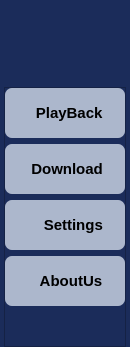
        <widget class="QFrame" name="toggle_frame">
         <property name="minimumSize">
          <size>
           <width>130</width>
           <height>0</height>
          </size>
         </property>
         <property name="maximumSize">
          <size>
           <width>130</width>
           <height>16777215</height>
          </size>
         </property>
         <property name="styleSheet">
          <string notr="true">QFrame{
	background: #1b2c5a;

}

</string>
         </property>
         <property name="frameShape">
          <enum>QFrame::NoFrame</enum>
         </property>
         <property name="frameShadow">
          <enum>QFrame::Sunken</enum>
         </property>
         <property name="lineWidth">
          <number>3</number>
         </property>
         <layout class="QVBoxLayout" name="verticalLayout_36">
          <property name="spacing">
           <number>0</number>
          </property>
          <property name="leftMargin">
           <number>0</number>
          </property>
          <property name="topMargin">
           <number>87</number>
          </property>
          <property name="rightMargin">
           <number>0</number>
          </property>
          <property name="bottomMargin">
           <number>0</number>
          </property>
          <item alignment="Qt::AlignHCenter">
           <widget class="QFrame" name="frame_7">
            <property name="minimumSize">
             <size>
              <width>0</width>
              <height>82</height>
             </size>
            </property>
            <property name="frameShape">
             <enum>QFrame::StyledPanel</enum>
            </property>
            <property name="frameShadow">
             <enum>QFrame::Raised</enum>
            </property>
            <layout class="QVBoxLayout" name="verticalLayout_2">
             <property name="leftMargin">
              <number>0</number>
             </property>
             <property name="topMargin">
              <number>0</number>
             </property>
             <property name="rightMargin">
              <number>0</number>
             </property>
             <property name="bottomMargin">
              <number>0</number>
             </property>
             <item alignment="Qt::AlignHCenter">
              <widget class="QPushButton" name="btn_side_playback">
               <property name="minimumSize">
                <size>
                 <width>120</width>
                 <height>50</height>
                </size>
               </property>
               <property name="maximumSize">
                <size>
                 <width>120</width>
                 <height>50</height>
                </size>
               </property>
               <property name="cursor">
                <cursorShape>PointingHandCursor</cursorShape>
               </property>
               <property name="toolTip">
                <string>Live View</string>
               </property>
               <property name="styleSheet">
                <string notr="true">QPushButton{
	color: black;
	background-color:#acb7cc;
	padding: 5px;
	font-size: 11pt;
	font-weight: bold;
	border-radius:7px;
}

QPushButton:hover{
	background: #a3a3a3;
}

QPushButton:disabled {
    color: #8D8D8D;
}

QPushButton:pressed {
	background: rgb(0, 0, 0);
}</string>
               </property>
               <property name="text">
                <string>  PlayBack</string>
               </property>
               <property name="icon">
                <iconset resource="../assets.qrc">
                 <normaloff>:/icons/icons/icons8-playback-24.png</normaloff>:/icons/icons/icons8-playback-24.png</iconset>
               </property>
               <property name="iconSize">
                <size>
                 <width>51</width>
                 <height>51</height>
                </size>
               </property>
              </widget>
             </item>
             <item alignment="Qt::AlignHCenter">
              <widget class="QPushButton" name="btn_side_download">
               <property name="minimumSize">
                <size>
                 <width>120</width>
                 <height>50</height>
                </size>
               </property>
               <property name="maximumSize">
                <size>
                 <width>120</width>
                 <height>50</height>
                </size>
               </property>
               <property name="cursor">
                <cursorShape>PointingHandCursor</cursorShape>
               </property>
               <property name="toolTip">
                <string>Report</string>
               </property>
               <property name="styleSheet">
                <string notr="true">QPushButton{
	color: black;
	background-color:#acb7cc;
	padding: 5px;
	font-size: 11pt;
	font-weight: bold;
	border-radius:7px;
}

QPushButton:hover{
	background: #a3a3a3;
}

QPushButton:disabled {
    color: #8D8D8D;
}

QPushButton:pressed {
	background: rgb(0, 0, 0);
}</string>
               </property>
               <property name="text">
                <string> Download</string>
               </property>
               <property name="icon">
                <iconset resource="../assets.qrc">
                 <normaloff>:/icons/icons/icons8-file-download-50.png</normaloff>:/icons/icons/icons8-file-download-50.png</iconset>
               </property>
               <property name="iconSize">
                <size>
                 <width>23</width>
                 <height>22</height>
                </size>
               </property>
              </widget>
             </item>
             <item alignment="Qt::AlignHCenter">
              <widget class="QPushButton" name="btn_side_settings">
               <property name="minimumSize">
                <size>
                 <width>120</width>
                 <height>50</height>
                </size>
               </property>
               <property name="maximumSize">
                <size>
                 <width>120</width>
                 <height>50</height>
                </size>
               </property>
               <property name="cursor">
                <cursorShape>PointingHandCursor</cursorShape>
               </property>
               <property name="toolTip">
                <string>Defect Parameters</string>
               </property>
               <property name="styleSheet">
                <string notr="true">QPushButton{
	color: black;
	background-color:#acb7cc;
	padding: 5px;
	font-size: 11pt;
	font-weight: bold;
	border-radius:7px;
}

QPushButton:hover{
	background: #a3a3a3;
}

QPushButton:disabled {
    color: #8D8D8D;
}

QPushButton:pressed {
	background: rgb(0, 0, 0);
}</string>
               </property>
               <property name="text">
                <string>    Settings</string>
               </property>
               <property name="icon">
                <iconset resource="../assets.qrc">
                 <normaloff>:/icons/icons/icons8-settings-80.png</normaloff>:/icons/icons/icons8-settings-80.png</iconset>
               </property>
               <property name="iconSize">
                <size>
                 <width>22</width>
                 <height>22</height>
                </size>
               </property>
              </widget>
             </item>
             <item alignment="Qt::AlignHCenter">
              <widget class="QPushButton" name="btn_side_aboutus">
               <property name="minimumSize">
                <size>
                 <width>120</width>
                 <height>50</height>
                </size>
               </property>
               <property name="maximumSize">
                <size>
                 <width>120</width>
                 <height>50</height>
                </size>
               </property>
               <property name="cursor">
                <cursorShape>PointingHandCursor</cursorShape>
               </property>
               <property name="toolTip">
                <string>Setting</string>
               </property>
               <property name="styleSheet">
                <string notr="true">QPushButton{
	color: black;
	background-color:#acb7cc;
	padding: 5px;
	font-size: 11pt;
	font-weight: bold;
	border-radius:7px;
}

QPushButton:hover{
	background: #a3a3a3;
}

QPushButton:disabled {
    color: #8D8D8D;
}

QPushButton:pressed {
	background: rgb(0, 0, 0);
}</string>
               </property>
               <property name="text">
                <string>   AboutUs</string>
               </property>
               <property name="icon">
                <iconset resource="../assets.qrc">
                 <normaloff>:/icons/icons/icons8-company-50.png</normaloff>:/icons/icons/icons8-company-50.png</iconset>
               </property>
               <property name="iconSize">
                <size>
                 <width>27</width>
                 <height>51</height>
                </size>
               </property>
              </widget>
             </item>
             <item>
              <spacer name="verticalSpacer_4">
               <property name="orientation">
                <enum>Qt::Vertical</enum>
               </property>
               <property name="sizeHint" stdset="0">
                <size>
                 <width>20</width>
                 <height>40</height>
                </size>
               </property>
              </spacer>
             </item>
            </layout>
           </widget>
          </item>
         </layout>
        </widget>
